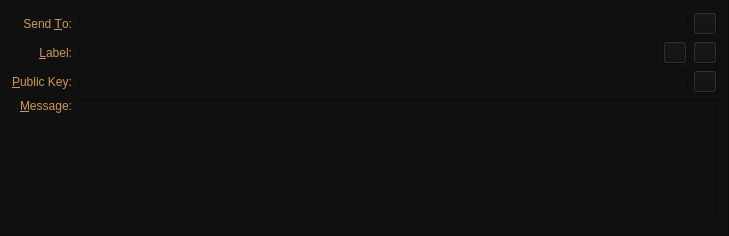
<?xml version="1.0" encoding="UTF-8"?>
<ui version="4.0">
 <class>SendMessagesEntry</class>
 <widget class="QFrame" name="SendMessagesEntry">
  <property name="geometry">
   <rect>
    <x>0</x>
    <y>0</y>
    <width>729</width>
    <height>236</height>
   </rect>
  </property>
  <property name="windowTitle">
   <string>Form</string>
  </property>
  <property name="styleSheet">
   <string notr="true">color: rgb(204, 155, 68);
background-color: rgb(16, 16, 16);</string>
  </property>
  <property name="frameShape">
   <enum>QFrame::StyledPanel</enum>
  </property>
  <property name="frameShadow">
   <enum>QFrame::Sunken</enum>
  </property>
  <layout class="QGridLayout" name="gridLayout">
   <item row="0" column="0">
    <widget class="QLabel" name="label_2">
     <property name="text">
      <string>Send &amp;To:</string>
     </property>
     <property name="alignment">
      <set>Qt::AlignRight|Qt::AlignTrailing|Qt::AlignVCenter</set>
     </property>
     <property name="buddy">
      <cstring>sendTo</cstring>
     </property>
    </widget>
   </item>
   <item row="0" column="1">
    <layout class="QHBoxLayout" name="sendToLayout">
     <item>
      <widget class="QValidatedLineEdit" name="sendTo">
       <property name="toolTip">
        <string>The address to send the payment to  (e.g. RYkuzHsrEvv6yVtXvuBHvdp6TZzRsv42Pr)</string>
       </property>
       <property name="maxLength">
        <number>34</number>
       </property>
      </widget>
     </item>
     <item>
      <widget class="QToolButton" name="pasteButton">
       <property name="toolTip">
        <string>Paste address from clipboard</string>
       </property>
       <property name="text">
        <string/>
       </property>
       <property name="icon">
        <iconset resource="../bitcoin.qrc">
         <normaloff>:/icons/editpaste</normaloff>:/icons/editpaste</iconset>
       </property>
       <property name="shortcut">
        <string>Alt+P</string>
       </property>
      </widget>
     </item>
    </layout>
   </item>
   <item row="1" column="0">
    <widget class="QLabel" name="label_4">
     <property name="text">
      <string>&amp;Label:</string>
     </property>
     <property name="alignment">
      <set>Qt::AlignRight|Qt::AlignTrailing|Qt::AlignVCenter</set>
     </property>
     <property name="buddy">
      <cstring>addAsLabel</cstring>
     </property>
    </widget>
   </item>
   <item row="1" column="1">
    <layout class="QHBoxLayout" name="horizontalLayout_5">
     <item>
      <widget class="QValidatedLineEdit" name="addAsLabel">
       <property name="enabled">
        <bool>true</bool>
       </property>
       <property name="toolTip">
        <string>Enter a label for this address to add it to your address book</string>
       </property>
      </widget>
     </item>
     <item>
      <widget class="QToolButton" name="addressBookButton">
       <property name="toolTip">
        <string>Choose address from address book</string>
       </property>
       <property name="text">
        <string/>
       </property>
       <property name="icon">
        <iconset resource="../bitcoin.qrc">
         <normaloff>:/icons/address-book</normaloff>:/icons/address-book</iconset>
       </property>
       <property name="shortcut">
        <string>Alt+A</string>
       </property>
      </widget>
     </item>
     <item>
      <widget class="QToolButton" name="deleteButton">
       <property name="toolTip">
        <string>Remove this recipient</string>
       </property>
       <property name="text">
        <string/>
       </property>
       <property name="icon">
        <iconset resource="../bitcoin.qrc">
         <normaloff>:/icons/remove</normaloff>:/icons/remove</iconset>
       </property>
      </widget>
     </item>
    </layout>
   </item>
   <item row="2" column="0">
    <widget class="QLabel" name="publicKeyLabel">
     <property name="text">
      <string>&amp;Public Key:</string>
     </property>
     <property name="buddy">
      <cstring>publicKey</cstring>
     </property>
    </widget>
   </item>
   <item row="2" column="1">
    <layout class="QHBoxLayout" name="horizontalLayout_6">
     <item>
      <widget class="QValidatedLineEdit" name="publicKey"/>
     </item>
     <item>
      <widget class="QToolButton" name="PubkeyPasteButton">
       <property name="toolTip">
        <string>Paste address from clipboard</string>
       </property>
       <property name="text">
        <string/>
       </property>
       <property name="icon">
        <iconset resource="../bitcoin.qrc">
         <normaloff>:/icons/editpaste</normaloff>:/icons/editpaste</iconset>
       </property>
       <property name="shortcut">
        <string>Alt+P</string>
       </property>
      </widget>
     </item>
    </layout>
   </item>
   <item row="3" column="0">
    <widget class="QLabel" name="messageLabel">
     <property name="text">
      <string>&amp;Message:</string>
     </property>
     <property name="alignment">
      <set>Qt::AlignRight|Qt::AlignTop|Qt::AlignTrailing</set>
     </property>
     <property name="buddy">
      <cstring>messageText</cstring>
     </property>
    </widget>
   </item>
   <item row="3" column="1">
    <widget class="QValidatedTextEdit" name="messageText">
     <property name="mouseTracking">
      <bool>true</bool>
     </property>
     <property name="focusPolicy">
      <enum>Qt::WheelFocus</enum>
     </property>
     <property name="tabChangesFocus">
      <bool>false</bool>
     </property>
    </widget>
   </item>
  </layout>
 </widget>
 <customwidgets>
  <customwidget>
   <class>QValidatedLineEdit</class>
   <extends>QLineEdit</extends>
   <header>qvalidatedlineedit.h</header>
  </customwidget>
  <customwidget>
   <class>QValidatedTextEdit</class>
   <extends>QPlainTextEdit</extends>
   <header>qvalidatedtextedit.h</header>
  </customwidget>
 </customwidgets>
 <resources>
  <include location="../bitcoin.qrc"/>
 </resources>
 <connections/>
</ui>
